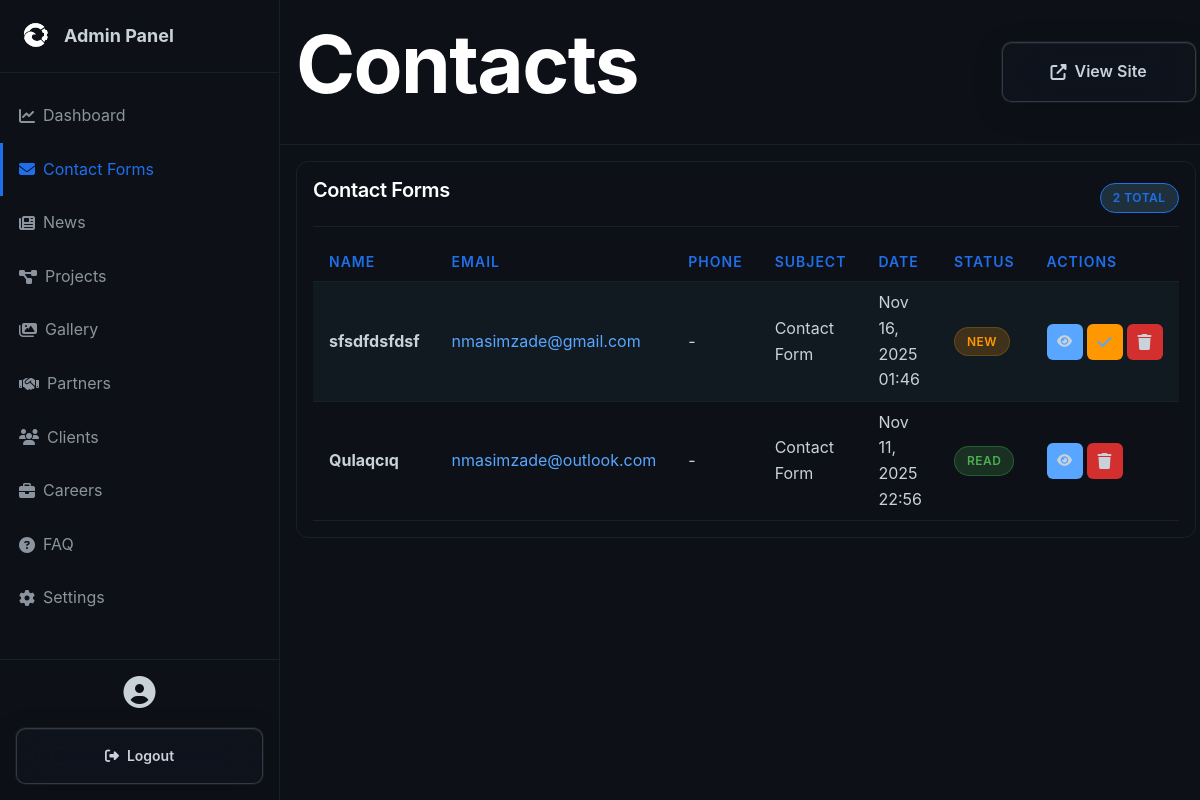
The page /admin/contacts.php (signed in) on the database as committed earlier.
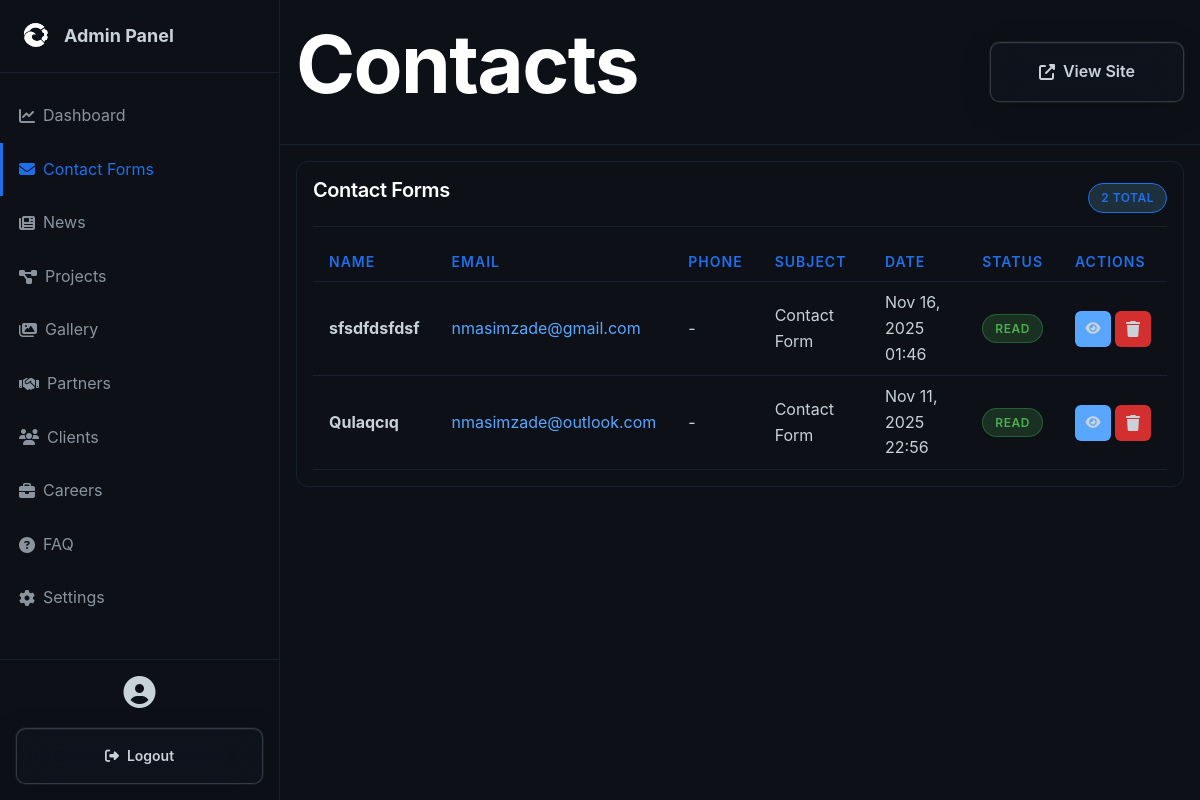
The same page on the database as committed later.
### tables this page shows
CREATE TABLE contacts (
                id INTEGER PRIMARY KEY AUTOINCREMENT,
                name TEXT NOT NULL,
                email TEXT NOT NULL,
                phone TEXT,
                subject TEXT,
                message TEXT NOT NULL,
                created_at DATETIME DEFAULT CURRENT_TIMESTAMP,
                is_read INTEGER DEFAULT 0
            );

### admin/contacts.php (the view, shortened to what this page needs)
<?php
require_once 'header.php';
$db = Database::getInstance()->getConnection();
$stmt = $db->query("SELECT * FROM contacts ORDER BY created_at DESC");
$contacts = $stmt->fetchAll();
?>
<div class="admin-card">
    <div class="admin-card-header">
        <h3 class="admin-card-title">Contact Forms</h3>
        <div>
            <span class="badge badge-info"><?php echo count($contacts); ?> Total</span>
        </div>
    </div>
    <?php if (count($contacts) > 0): ?>
    <table class="admin-table">
        <thead>
            <tr>
                <th>Name</th>
                <th>Email</th>
                <th>Phone</th>
                <th>Subject</th>
                <th>Date</th>
                <th>Status</th>
                <th>Actions</th>
            </tr>
        </thead>
        <tbody>
            <?php foreach ($contacts as $contact): ?>
            <tr style="<?php echo !$contact['is_read'] ? 'background: rgba(107, 168, 214, 0.05);' : ''; ?>">
                <td><strong><?php echo htmlspecialchars($contact['name']); ?></strong></td>
                <td><a href="mailto:<?php echo $contact['email']; ?>"><?php echo htmlspecialchars($contact['email']); ?></a></td>
                <td><?php echo htmlspecialchars($contact['phone'] ?: '-'); ?></td>
                <td><?php echo htmlspecialchars($contact['subject']); ?></td>
                <td><?php echo date('M j, Y H:i', strtotime($contact['created_at'])); ?></td>
                <td>
                    <?php if ($contact['is_read']): ?>
                        <span class="badge badge-success">Read</span>
                    <?php else: ?>
                        <span class="badge badge-warning">New</span>
                    <?php endif; ?>
                </td>
                <td>
                    <div class="action-buttons">
                        <button class="btn-icon btn-edit" onclick="viewMessage(<?php echo $contact['id']; ?>, <?php echo htmlspecialchars(json_encode($contact)); ?>)">
                            <i class="fas fa-eye"></i>
                        </button>
                        <?php if (!$contact['is_read']): ?>
                        <a href="?mark_read=<?php echo $contact['id']; ?>" class="btn-icon" style="background: #ff9800;">
                            <i class="fas fa-check"></i>
                        </a>
                        <?php endif; ?>
                        <a href="?delete=<?php echo $contact['id']; ?>" class="btn-icon btn-delete" data-action="delete">
                            <i class="fas fa-trash"></i>
                        </a>
                    </div>
                </td>
            </tr>
            <?php endforeach; ?>
        </tbody>
    </table>
    <?php endif; ?>
</div>
<?php require_once 'footer.php'; ?>

Rows that differ between the two databases and show on the page:
changed contacts "sfsdfdsfdsf": is_read "NEW" → "READ"
